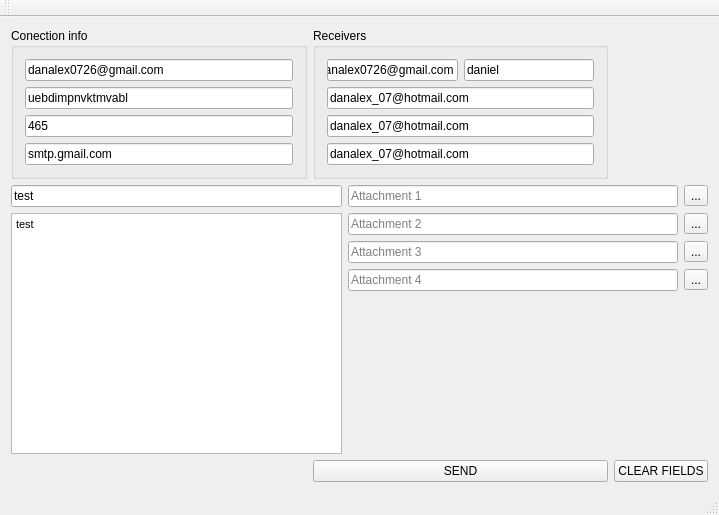
<?xml version="1.0" encoding="UTF-8"?>
<ui version="4.0">
 <class>MainWindow</class>
 <widget class="QMainWindow" name="MainWindow">
  <property name="geometry">
   <rect>
    <x>0</x>
    <y>0</y>
    <width>719</width>
    <height>515</height>
   </rect>
  </property>
  <property name="windowTitle">
   <string>MainWindow</string>
  </property>
  <widget class="QWidget" name="centralWidget">
   <layout class="QGridLayout" name="gridLayout_2">
    <item row="1" column="0" colspan="3">
     <layout class="QGridLayout" name="gridLayout">
      <item row="1" column="1">
       <widget class="QLineEdit" name="le_emailAttach2">
        <property name="text">
         <string/>
        </property>
        <property name="readOnly">
         <bool>true</bool>
        </property>
        <property name="placeholderText">
         <string>Attachment 2</string>
        </property>
       </widget>
      </item>
      <item row="3" column="1">
       <widget class="QLineEdit" name="le_emailAttach4">
        <property name="text">
         <string/>
        </property>
        <property name="readOnly">
         <bool>true</bool>
        </property>
        <property name="placeholderText">
         <string>Attachment 4</string>
        </property>
       </widget>
      </item>
      <item row="3" column="2">
       <widget class="QToolButton" name="tb_getAttach4">
        <property name="text">
         <string>...</string>
        </property>
       </widget>
      </item>
      <item row="1" column="2">
       <widget class="QToolButton" name="tb_getAttach2">
        <property name="text">
         <string>...</string>
        </property>
       </widget>
      </item>
      <item row="0" column="0">
       <widget class="QLineEdit" name="le_emailSubject">
        <property name="text">
         <string>test</string>
        </property>
        <property name="placeholderText">
         <string>subject</string>
        </property>
       </widget>
      </item>
      <item row="2" column="1">
       <widget class="QLineEdit" name="le_emailAttach3">
        <property name="text">
         <string/>
        </property>
        <property name="readOnly">
         <bool>true</bool>
        </property>
        <property name="placeholderText">
         <string>Attachment 3</string>
        </property>
       </widget>
      </item>
      <item row="2" column="2">
       <widget class="QToolButton" name="tb_getAttach3">
        <property name="text">
         <string>...</string>
        </property>
       </widget>
      </item>
      <item row="0" column="1">
       <widget class="QLineEdit" name="le_emailAttach1">
        <property name="text">
         <string/>
        </property>
        <property name="readOnly">
         <bool>true</bool>
        </property>
        <property name="placeholderText">
         <string>Attachment 1</string>
        </property>
       </widget>
      </item>
      <item row="0" column="2">
       <widget class="QToolButton" name="tb_getAttach1">
        <property name="text">
         <string>...</string>
        </property>
       </widget>
      </item>
      <item row="4" column="1">
       <spacer name="verticalSpacer">
        <property name="orientation">
         <enum>Qt::Vertical</enum>
        </property>
        <property name="sizeHint" stdset="0">
         <size>
          <width>20</width>
          <height>40</height>
         </size>
        </property>
       </spacer>
      </item>
      <item row="1" column="0" rowspan="4">
       <widget class="QTextEdit" name="te_emailContent">
        <property name="html">
         <string>&lt;!DOCTYPE HTML PUBLIC &quot;-//W3C//DTD HTML 4.0//EN&quot; &quot;http://www.w3.org/TR/REC-html40/strict.dtd&quot;&gt;
&lt;html&gt;&lt;head&gt;&lt;meta name=&quot;qrichtext&quot; content=&quot;1&quot; /&gt;&lt;style type=&quot;text/css&quot;&gt;
p, li { white-space: pre-wrap; }
&lt;/style&gt;&lt;/head&gt;&lt;body style=&quot; font-family:'MS Shell Dlg 2'; font-size:8.25pt; font-weight:400; font-style:normal;&quot;&gt;
&lt;p style=&quot; margin-top:0px; margin-bottom:0px; margin-left:0px; margin-right:0px; -qt-block-indent:0; text-indent:0px;&quot;&gt;test&lt;/p&gt;&lt;/body&gt;&lt;/html&gt;</string>
        </property>
        <property name="placeholderText">
         <string>content</string>
        </property>
       </widget>
      </item>
     </layout>
    </item>
    <item row="2" column="2">
     <widget class="QPushButton" name="pb_clear">
      <property name="text">
       <string>CLEAR FIELDS</string>
      </property>
     </widget>
    </item>
    <item row="2" column="1">
     <widget class="QPushButton" name="pb_sendEmail">
      <property name="text">
       <string>SEND</string>
      </property>
     </widget>
    </item>
    <item row="0" column="1">
     <widget class="QGroupBox" name="groupBox_2">
      <property name="title">
       <string>Receivers</string>
      </property>
      <layout class="QGridLayout" name="gridLayout_3">
       <item row="0" column="0">
        <widget class="QLineEdit" name="le_sendersAdd">
         <property name="text">
          <string>danalex0726@gmail.com</string>
         </property>
         <property name="placeholderText">
          <string>sender addres</string>
         </property>
        </widget>
       </item>
       <item row="0" column="1">
        <widget class="QLineEdit" name="le_sendersName">
         <property name="text">
          <string>daniel</string>
         </property>
         <property name="placeholderText">
          <string>sender's name</string>
         </property>
        </widget>
       </item>
       <item row="3" column="0" colspan="2">
        <widget class="QLineEdit" name="le_bccAdd">
         <property name="text">
          <string>danalex_07@hotmail.com</string>
         </property>
         <property name="placeholderText">
          <string>BCC</string>
         </property>
        </widget>
       </item>
       <item row="2" column="0" colspan="2">
        <widget class="QLineEdit" name="le_ccAdd">
         <property name="text">
          <string>danalex_07@hotmail.com</string>
         </property>
         <property name="placeholderText">
          <string>CC</string>
         </property>
        </widget>
       </item>
       <item row="1" column="0" colspan="2">
        <widget class="QLineEdit" name="le_toAdd">
         <property name="text">
          <string>danalex_07@hotmail.com</string>
         </property>
         <property name="placeholderText">
          <string>To</string>
         </property>
        </widget>
       </item>
      </layout>
     </widget>
    </item>
    <item row="0" column="0">
     <widget class="QGroupBox" name="groupBox">
      <property name="title">
       <string>Conection info</string>
      </property>
      <layout class="QVBoxLayout" name="verticalLayout">
       <item>
        <widget class="QLineEdit" name="le_emailUser">
         <property name="text">
          <string>danalex0726@gmail.com</string>
         </property>
         <property name="placeholderText">
          <string>username</string>
         </property>
        </widget>
       </item>
       <item>
        <widget class="QLineEdit" name="le_emailPass">
         <property name="text">
          <string>uebdimpnvktmvabl</string>
         </property>
         <property name="placeholderText">
          <string>password</string>
         </property>
        </widget>
       </item>
       <item>
        <widget class="QLineEdit" name="le_emailPort">
         <property name="inputMask">
          <string>00000</string>
         </property>
         <property name="text">
          <string>465</string>
         </property>
         <property name="placeholderText">
          <string>port</string>
         </property>
        </widget>
       </item>
       <item>
        <widget class="QLineEdit" name="le_emailSmtp">
         <property name="text">
          <string>smtp.gmail.com</string>
         </property>
         <property name="placeholderText">
          <string>smtp</string>
         </property>
        </widget>
       </item>
      </layout>
     </widget>
    </item>
   </layout>
  </widget>
  <widget class="QMenuBar" name="menuBar">
   <property name="geometry">
    <rect>
     <x>0</x>
     <y>0</y>
     <width>719</width>
     <height>21</height>
    </rect>
   </property>
  </widget>
  <widget class="QToolBar" name="mainToolBar">
   <attribute name="toolBarArea">
    <enum>TopToolBarArea</enum>
   </attribute>
   <attribute name="toolBarBreak">
    <bool>false</bool>
   </attribute>
  </widget>
  <widget class="QStatusBar" name="statusBar"/>
 </widget>
 <layoutdefault spacing="6" margin="11"/>
 <tabstops>
  <tabstop>le_emailUser</tabstop>
  <tabstop>le_emailPass</tabstop>
  <tabstop>le_emailPort</tabstop>
  <tabstop>le_emailSmtp</tabstop>
  <tabstop>le_sendersAdd</tabstop>
  <tabstop>le_sendersName</tabstop>
  <tabstop>le_toAdd</tabstop>
  <tabstop>le_ccAdd</tabstop>
  <tabstop>le_bccAdd</tabstop>
  <tabstop>le_emailSubject</tabstop>
  <tabstop>te_emailContent</tabstop>
  <tabstop>tb_getAttach1</tabstop>
  <tabstop>tb_getAttach2</tabstop>
  <tabstop>tb_getAttach3</tabstop>
  <tabstop>tb_getAttach4</tabstop>
  <tabstop>pb_sendEmail</tabstop>
  <tabstop>pb_clear</tabstop>
  <tabstop>le_emailAttach2</tabstop>
  <tabstop>le_emailAttach4</tabstop>
  <tabstop>le_emailAttach1</tabstop>
  <tabstop>le_emailAttach3</tabstop>
 </tabstops>
 <resources/>
 <connections/>
</ui>
